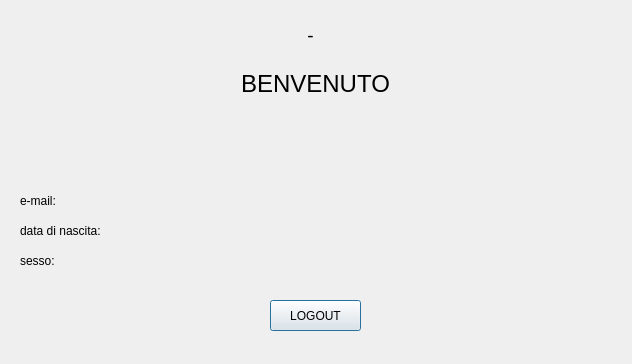
<?xml version="1.0" encoding="UTF-8"?>
<ui version="4.0">
 <class>Dialog</class>
 <widget class="QDialog" name="Dialog">
  <property name="geometry">
   <rect>
    <x>0</x>
    <y>0</y>
    <width>632</width>
    <height>364</height>
   </rect>
  </property>
  <property name="windowTitle">
   <string>Dialog</string>
  </property>
  <widget class="QWidget" name="widget_login" native="true">
   <property name="geometry">
    <rect>
     <x>10</x>
     <y>10</y>
     <width>611</width>
     <height>341</height>
    </rect>
   </property>
   <widget class="QLabel" name="welcome_label">
    <property name="geometry">
     <rect>
      <x>10</x>
      <y>60</y>
      <width>591</width>
      <height>101</height>
     </rect>
    </property>
    <property name="font">
     <font>
      <pointsize>18</pointsize>
     </font>
    </property>
    <property name="text">
     <string>BENVENUTO</string>
    </property>
    <property name="textFormat">
     <enum>Qt::AutoText</enum>
    </property>
    <property name="alignment">
     <set>Qt::AlignHCenter|Qt::AlignTop</set>
    </property>
    <property name="wordWrap">
     <bool>false</bool>
    </property>
   </widget>
   <widget class="QLabel" name="extra_label">
    <property name="enabled">
     <bool>false</bool>
    </property>
    <property name="geometry">
     <rect>
      <x>6</x>
      <y>52</y>
      <width>591</width>
      <height>221</height>
     </rect>
    </property>
    <property name="font">
     <font>
      <pointsize>16</pointsize>
     </font>
    </property>
    <property name="text">
     <string/>
    </property>
    <property name="alignment">
     <set>Qt::AlignCenter</set>
    </property>
   </widget>
   <widget class="QPushButton" name="pushButton">
    <property name="geometry">
     <rect>
      <x>260</x>
      <y>290</y>
      <width>91</width>
      <height>31</height>
     </rect>
    </property>
    <property name="text">
     <string>LOGOUT</string>
    </property>
   </widget>
   <widget class="QLabel" name="mail_label">
    <property name="geometry">
     <rect>
      <x>10</x>
      <y>180</y>
      <width>251</width>
      <height>21</height>
     </rect>
    </property>
    <property name="text">
     <string>e-mail:</string>
    </property>
   </widget>
   <widget class="QLabel" name="date_label">
    <property name="geometry">
     <rect>
      <x>10</x>
      <y>210</y>
      <width>221</width>
      <height>21</height>
     </rect>
    </property>
    <property name="text">
     <string>data di nascita:</string>
    </property>
   </widget>
   <widget class="QLabel" name="access_label">
    <property name="geometry">
     <rect>
      <x>30</x>
      <y>10</y>
      <width>541</width>
      <height>31</height>
     </rect>
    </property>
    <property name="font">
     <font>
      <pointsize>14</pointsize>
     </font>
    </property>
    <property name="text">
     <string>-</string>
    </property>
    <property name="alignment">
     <set>Qt::AlignCenter</set>
    </property>
   </widget>
   <widget class="QLabel" name="gender_label">
    <property name="geometry">
     <rect>
      <x>10</x>
      <y>240</y>
      <width>221</width>
      <height>21</height>
     </rect>
    </property>
    <property name="text">
     <string>sesso:</string>
    </property>
   </widget>
  </widget>
 </widget>
 <resources/>
 <connections/>
</ui>
